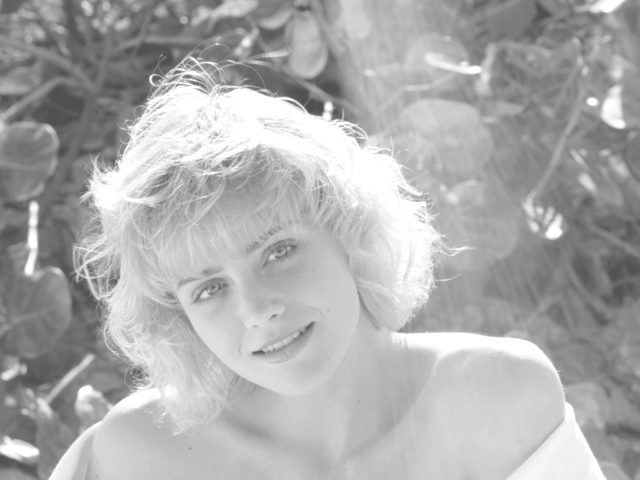
#> input picture images/pgm_bin/marcie.pgm, 640 x 480 px
$ jupyter execute Prediction.ipynb   (shell and % lines are left out)
#> lines starting #> are read from the running program, lines starting #| are printed output that depends on the picture; long printed decimals are rounded
[cell 1]
import cv2
import numpy as np
from matplotlib import pyplot as plt

[cell 2]
# Carregar a imagem em modo grayscale
original_path = 'images/pgm_bin/marcie.pgm'
imagem = cv2.imread(original_path, cv2.IMREAD_GRAYSCALE)
#> imagem is the input picture: shape (480, 640); min 80, max 255, mean 172.3

# Exibindo imagem
plt.imshow(imagem, cmap='gray')
plt.axis('off')
plt.show()

# Isso vai pra documentação

[cell 3]
## Implementação da Codificação Preditiva e matriz de resíduos

Esta etapa realiza a **Codificação Preditiva** em uma imagem em escala de cinza, gerando uma matriz de resíduos,
bem como sua inversa, e avalia a qualidade da reconstrução utilizando as métricas **RMSE** e **PSNR**.
Nossa implementação é feita a partir de uma função de alta ordem, assim,
é possível definir variados preditores e suas inversas para obter resultados distintos.

---

- Funções

  - `prediction_comp(func, img)`
  Aplica a codificação preditiva na imagem, utilizando o preditor.

    - **Parâmetros:**
      - `func`: funcão preditora. Recebe como entradas o par de coordenadas x e y do pixel a ser predito, e a imagem original.
      - `img`: A imagem original a ser codificada.
    - **Retorna:** matriz de resíduos da codificação.

  - `prediction_decomp(func_inv, residual)`
  Aplica a **transformada inversa DCT (IDCT)** para reconstruir a imagem a partir dos coeficientes DCT.

    - **Parâmetros:**
      - `func_inv`: função inversa da preditora.

        Essa função recebe como entradas o par de coordenadas x e y do pixel a ser recuperado, a matriz de resíduos, e a recomposição parcial da imagem.
      - `residual`: matriz de resíduos da codificação preditiva.
    - **Retorna:** imagem reconstruída.

---

- Processamento

  1. **Aplicação da Codificação e Inversa:**
    - A função passa por todos os pixels e chama a função preditora, ou sua inversa.

---

- Visualização

  Exibe 3 imagens lado a lado:
    1. **Imagem Original**
    2. **Imagem Reconstruída**
    3. **Resíduos**

---

- Avaliação

    Duas métricas quantitativas são calculadas para medir a qualidade do processo:

    1. RMSE `(rmse_metric(img, IDFT_REAL))`: Erro quadrático médio da reconstrução, deve ser 0, já que o método é sem perdas.
    2. Entropia `calcEntropy(img)`: Entropia da imagem, indica o número mínimo de bits por pixel necessários para representar a imagem,
        reflete a taxa de variação da imagem.

[cell 4]
def prediction_comp(func, img):
    size = img.shape
#> size = (480, 640)
    residual = np.zeros(size, int)
    img = img.astype(int)

    for y in range(0, size[0]):
        for x in range(0, size[1]):
            residual[y, x] = func(x, y, img)
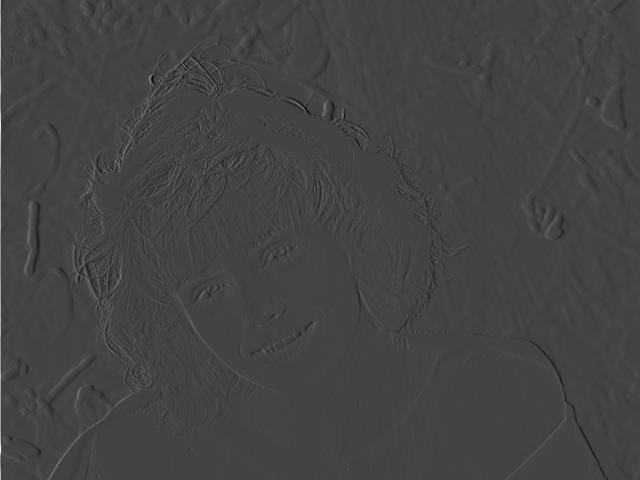
#> residual: shape (480, 640) int64; min -88, max 243, mean 0.2; drawn with min black and max white

    return residual

def prediction_decomp(func_inv, residual):
    size = residual.shape
#> size = (480, 640)
    reconstructed = np.zeros(size, int)
    residual = residual.astype(int)

    for y in range(0, size[0]):
        for x in range(0, size[1]):
            reconstructed[y, x] = func_inv(x, y, reconstructed, residual)

    return reconstructed

[cell 5]
def previous(x, y, img):
    if (x == 0):
        return img[y, x]
    return  img[y, x] - img[y, x-1]

def previous_inv(x, y, recons, residual):
    if (x==0):
        return residual[y,x]
    return recons[y, x-1] + residual[y, x]

[cell 6]
# Aplicação das Funções
img = imagem.copy()

residual = prediction_comp(previous, img)
rebuilt = prediction_decomp(previous_inv, residual)

[cell 7]
# Visualização
# Imagem Original
plt.figure(figsize=(15,5))
plt.subplot(1, 3, 1)
plt.imshow(img, cmap='gray', vmin=0, vmax=255)
plt.title('Imagem Original')
plt.axis('off')

# Imagem Reconstruída
plt.subplot(1, 3, 2)
plt.imshow(rebuilt, cmap='gray', vmin=0, vmax=255)
plt.title('Imagem Reconstruída')
plt.axis('off')

# Coeficientes DCT
plt.subplot(1, 3, 3)
plt.imshow(residual, cmap='gray')
plt.title('Coeficientes DCT (Log)')
plt.axis('off')

plt.tight_layout()
plt.show()
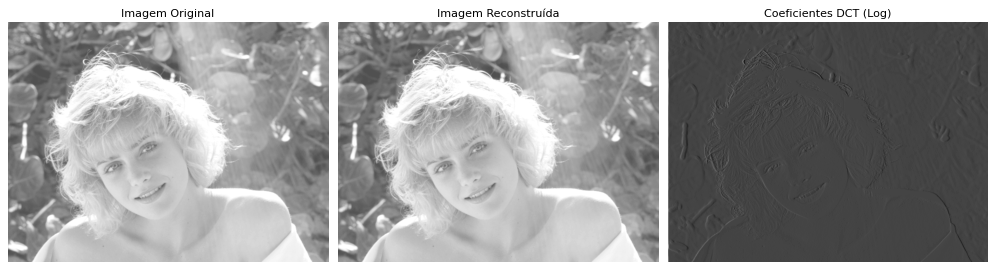
#> figure drawn by matplotlib, 3 panels

# image entropy
def calcEntropy(img):
    hist = cv2.calcHist([img],[0],None,[256],[0,256])
    hist = hist.ravel()/hist.sum()
    logs = np.log2(hist+0.00001)
    entropy = -1 * (hist*logs).sum()

    return entropy

# Root Mean Square Error
def rmse_metric(img1, img2):
    return np.sqrt(np.mean((img1.astype("float") - img2.astype("float")) ** 2))

# Valores de Entropia

#Transformação nos valores da matriz de resíduos, possui valores negativos
min_val = np.min(residual)
#> min_val = -88
shifted = (residual - min_val).astype(np.uint8)
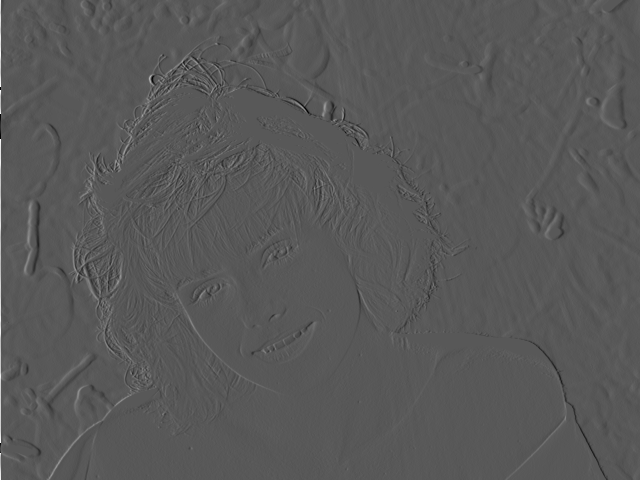
#> shifted: shape (480, 640); min 0, max 255, mean 88.2

print("Entropia da imagem original:", calcEntropy(imagem))
#> in calcEntropy, `hist = cv2.calcHist([img],[0],None,[256],[0,256])`: hist = 256 values, max 11564 at index 255, min 0 at index 0, mean 1200
#> in calcEntropy, `hist = hist.ravel()/hist.sum()`: hist = 256 values, max 0.0376 at index 255, min 0 at index 0, mean 0.00391
#> in calcEntropy, `logs = np.log2(hist+0.00001)`: logs = 256 values, max -4.73 at index 255, min -16.61 at index 0, mean -10.67
#> in calcEntropy, `entropy = -1 * (hist*logs).sum()`: entropy = 7.14
#| Entropia da imagem original: 7.139
print("Entropia da imagem de resíduos", calcEntropy(shifted))
#| Entropia da imagem de resíduos 4.019
rmse = rmse_metric(imagem, rebuilt)
#> rmse = 0
print(f"Erro da reconstrução: {rmse}")
#| Erro da reconstrução: 0.0
